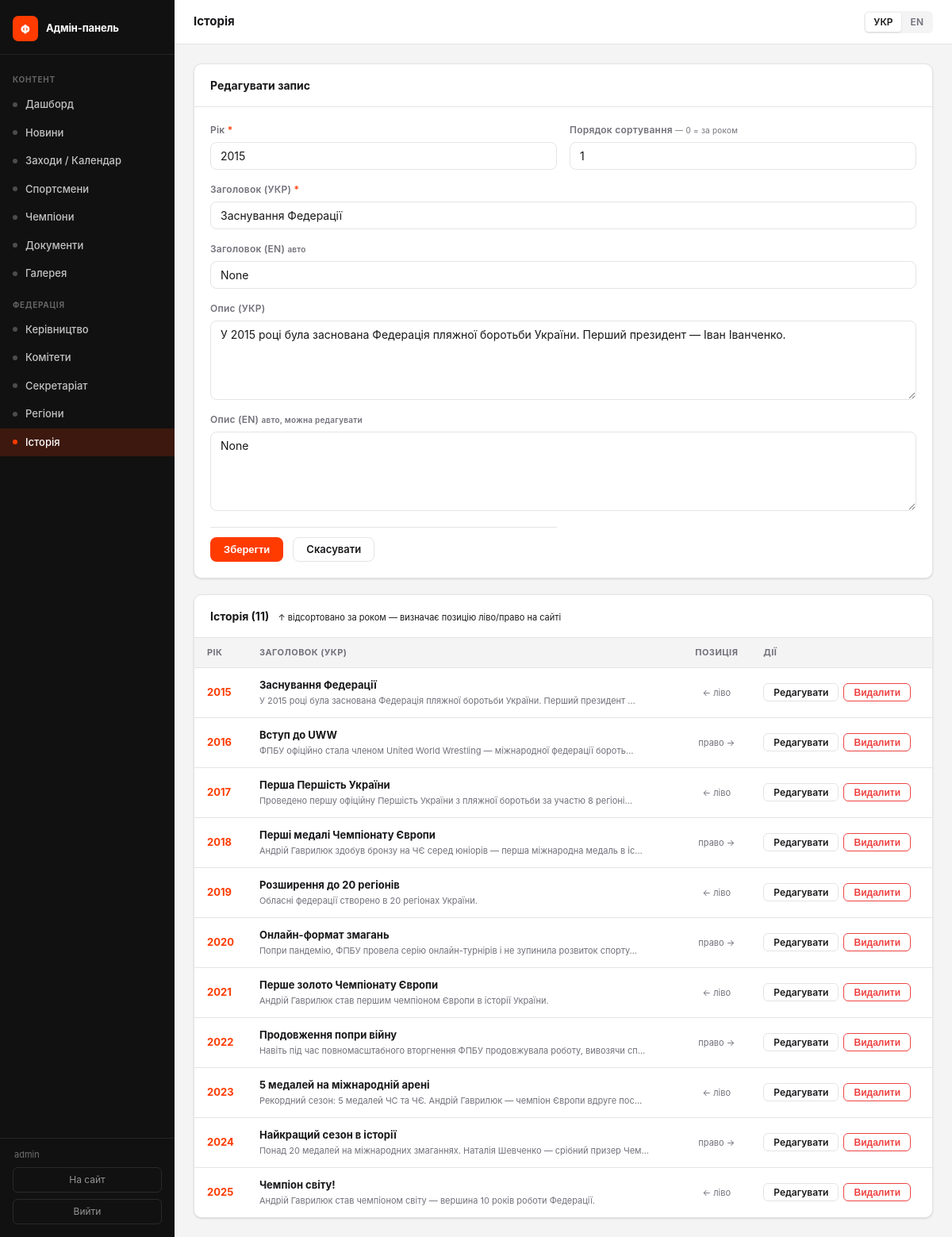
Page /admin/history/1/edit (signed in) on the earlier database version.
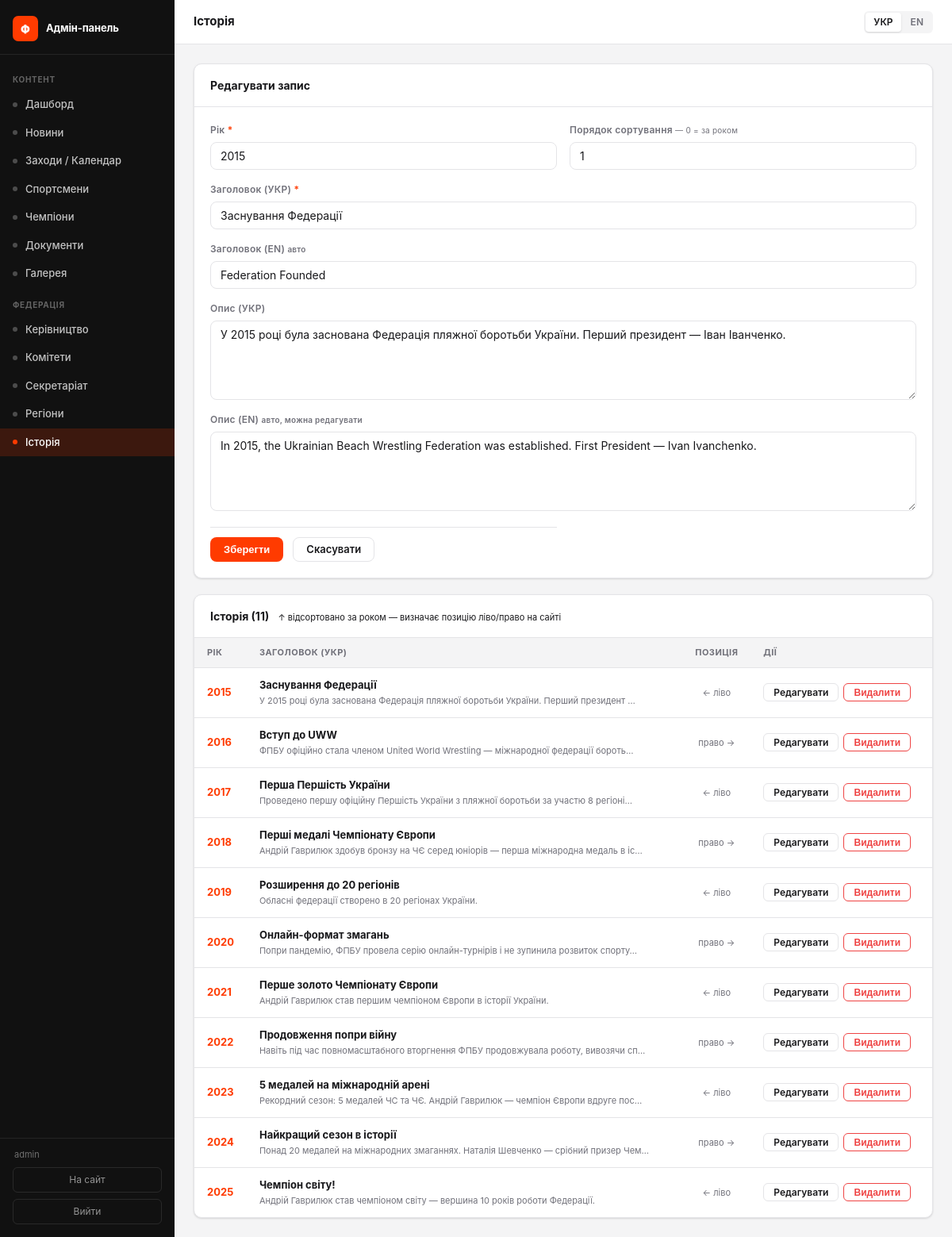
Same page on the later database version.
### tables this page shows
CREATE TABLE history_items (
        id INTEGER PRIMARY KEY AUTOINCREMENT,
        year INTEGER NOT NULL,
        title TEXT NOT NULL,
        title_en TEXT,
        description TEXT,
        description_en TEXT,
        category TEXT DEFAULT 'achievement',
        sort_order INTEGER DEFAULT 0
    );

### admin.py (the view, shortened to what this page needs)
@admin_bp.route('/history/<int:hid>/edit', methods=['GET', 'POST'])
@require_admin
def history_edit(hid):
    conn = db.get_db()
    item = conn.execute("SELECT * FROM history_items WHERE id=?", (hid,)).fetchone()
    if not item:
        conn.close(); return redirect(url_for('admin.history_list'))
    conn.close()
    return render_template('admin/history.html', items=db.get_history(), edit_item=item)

### admin.py (called while the page is built)
def _lang():
    return session.get('admin_lang', 'uk')

def require_admin(f):
    @functools.wraps(f)
    def decorated(*args, **kwargs):
        if not session.get('admin_logged_in'):
            return redirect(url_for('admin.login'))
        return f(*args, **kwargs)
    return decorated

@admin_bp.context_processor
def _ctx():
    lang = _lang()
    return {
        'admin_lang': lang,
        'L': _L[lang],
        'admin_user': session.get('admin_username', ''),
        'req_endpoint': request.endpoint or '',
    }

### app.py (called while the page is built)
@app.before_request
def set_language():
    if request.path == '/' and request.cookies.get('lang') == 'en':
        return redirect('/en/', 302)
    if not getattr(g, 'lang', None):
        lang = request.cookies.get('lang', 'uk')
        g.lang = lang if lang in SUPPORTED_LANGS else 'uk'
        g.t    = make_t(g.lang)

def _fix_text_node(text):
    text = _PREP_RE.sub(lambda m: m.group(1) + ' ', text)
    text = _YEAR_RE.sub(r'\1 \2', text)
    return text

### db.py (called while the page is built)
def get_db():
    conn = sqlite3.connect(DB_PATH)
    conn.row_factory = sqlite3.Row
    conn.execute("PRAGMA journal_mode=WAL")
    return conn

### templates/admin/history.html (shortened to what the changed rows need)
{% extends "admin/base.html" %}
{% block content %}
{% set editing = edit_item is defined and edit_item %}
<div class="a-card" style="margin-bottom:1.25rem;">
  <div class="a-card-body">
    <form method="post"
          action="{{ '/admin/history/' ~ edit_item.id ~ '/edit' if editing else '/admin/history/new' }}">
      <div class="a-form-grid cols-2">
        <div class="a-form-group">
          <label class="a-form-label">{{ L.year }} <span>*</span></label>
          <input class="a-input" name="year" type="number" required min="1900" max="2099"
                 value="{{ edit_item.year if editing else '' }}"
                 placeholder="2015">
        </div>
        <div class="a-form-group">
          <label class="a-form-label">{{ L.sort_order }}
            <small class="muted" style="font-weight:400;"> — {{ '0 = за роком' if admin_lang == 'uk' else '0 = by year' }}</small>
          </label>
          <input class="a-input" name="sort_order" type="number" min="0"
                 value="{{ edit_item.sort_order if editing else 0 }}">
        </div>
        <div class="a-form-group full">
          <label class="a-form-label">{{ L.title_uk }} <span>*</span></label>
          <input class="a-input" name="title" type="text" required
                 value="{{ edit_item.title if editing else '' }}"
                 placeholder="{{ 'Перші медалі Чемпіонату Європи' if admin_lang == 'uk' else 'First European Championship medals' }}">
        </div>
        <div class="a-form-group full">
          <label class="a-form-label">
            {{ L.title_en }}
            <small class="muted">{{ 'авто' if admin_lang == 'uk' else 'auto' }}</small>
          </label>
          <input class="a-input" name="title_en" type="text"
                 value="{{ edit_item.title_en if editing else '' }}">
        </div>
        <div class="a-form-group full">
          <label class="a-form-label">{{ L.description_uk }}</label>
          <textarea class="a-textarea" name="description" rows="3">{{ edit_item.description if editing else '' }}</textarea>
        </div>
        <div class="a-form-group full">
          <label class="a-form-label">
            {{ L.description_en }}
            <small class="muted">{{ 'авто, можна редагувати' if admin_lang == 'uk' else 'auto, editable' }}</small>
          </label>
          <textarea class="a-textarea" name="description_en" rows="3">{{ edit_item.description_en if editing else '' }}</textarea>
        </div>
      </div>
    </form>
  </div>
</div>
<div class="a-card">
  {% if items %}
  <table class="a-table">
    <thead>
      <tr>
        <th style="width:56px;">{{ L.year }}</th>
        <th>{{ L.title_uk }}</th>
        <th style="width:72px;">{{ 'Позиція' if admin_lang == 'uk' else 'Position' }}</th>
        <th>{{ L.actions }}</th>
      </tr>
    </thead>
    <tbody>
      {% for item in items %}
      <tr>
        <td><strong style="color:var(--brand);">{{ item.year }}</strong></td>
        <td>
          <strong>{{ item.title }}</strong>
          {% if item.description %}<div class="muted" style="font-size:11px;margin-top:2px;">{{ item.description[:80] }}{% if item.description|length > 80 %}…{% endif %}</div>{% endif %}
        </td>
        <td class="muted" style="text-align:center;">
          {% set pos = loop.index %}
          <span title="{{ 'позиція ' ~ pos if admin_lang == 'uk' else 'position ' ~ pos }}"
                style="display:inline-flex;align-items:center;gap:4px;font-size:11px;">
            {% if pos % 2 == 1 %}
            ← {{ 'ліво' if admin_lang == 'uk' else 'left' }}
            {% else %}
            {{ 'право' if admin_lang == 'uk' else 'right' }} →
            {% endif %}
          </span>
        </td>
        <td>
          <div class="a-actions">
            <a class="btn btn-ghost btn-sm" href="/admin/history/{{ item.id }}/edit">{{ L.edit }}</a>
            <form method="post" action="/admin/history/{{ item.id }}/delete" style="display:inline;"
                  onsubmit="return confirm('{{ L.confirm_delete }}')">
              <button class="btn btn-sm" style="color:var(--danger);border-color:currentColor;background:transparent;" type="submit">{{ L.delete }}</button>
            </form>
          </div>
        </td>
      </tr>
      {% endfor %}
    </tbody>
  </table>
  {% else %}
  <div class="a-empty">{{ 'Записів ще немає' if admin_lang == 'uk' else 'No records yet' }}</div>
  {% endif %}
</div>
{% endblock %}

Differences in the rows shown:
changed history_items "Заснування Федерації": title_en (not shown) → "Federation Founded"; description_en (not shown) → "In 2015, the Ukrainian Beach Wrestling Federation was established. First President — Ivan Ivanchenko."
Other differences:
form field title_en: "None" → (not shown)
form field description_en: "None" → (not shown)
